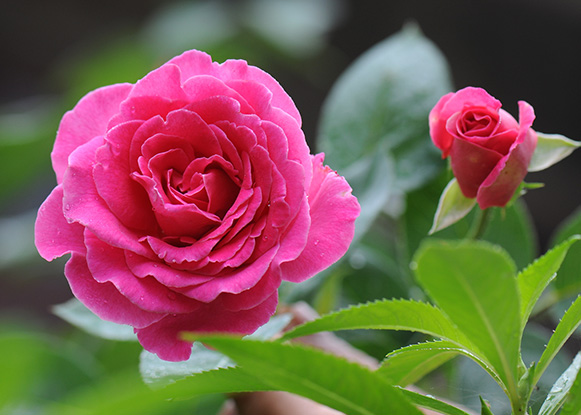
#> input picture img.jpg, 581 x 415 px
$ python python.py
#> lines starting #> are read from the running program, lines starting #| are printed output that depends on the picture; after the words box and inside, x2 and y2 are one past the last pixel; in counts of white or black regions, pixels touching at a corner belong together
import cv2


# url = '<YOUR IP ADDRESS>/video'
# cap=cv2.VideoCapture(url)


img =cv2.imread('img.jpg')
#> img is the input picture: shape (415, 581, 3); mean B, G, R 80.7, 91.6, 121.1
cv2.imshow("Original",img)
imCopy = img.copy()
gray = cv2.cvtColor(img, cv2.COLOR_BGR2GRAY)
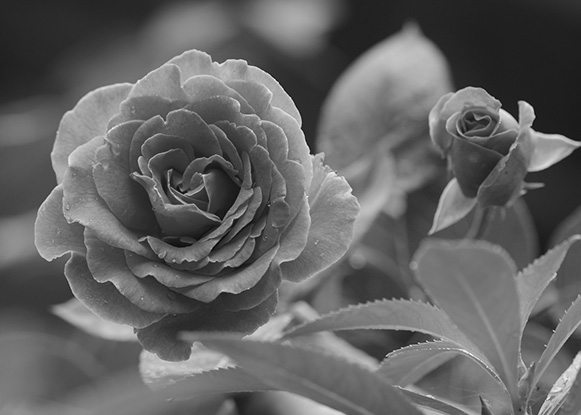
#> gray: shape (415, 581); min 7, max 253, mean 99.2
cv2.imshow("Greyscale",gray)
blur = cv2.GaussianBlur(gray, (5, 5), 0)
ret, thresh1 = cv2.threshold(
    blur, 10, 255, cv2.THRESH_TOZERO + cv2.THRESH_OTSU)
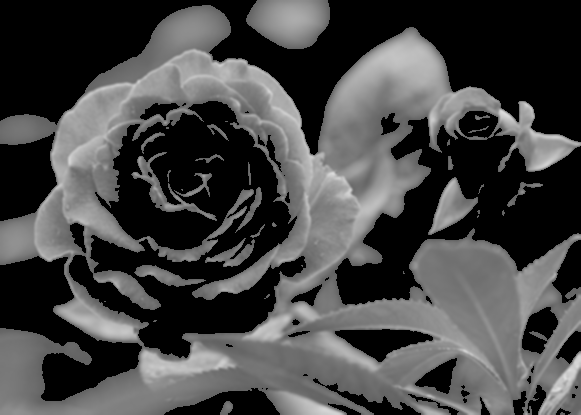
#> thresh1: shape (415, 581); min 0, max 219, mean 69.4
#> ret = 97
hand_resize = cv2.resize(thresh1, (130, 100))
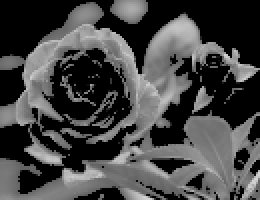
#> hand_resize: shape (100, 130) (shown 2 times larger); min 0, max 213, mean 69.4
cv2.imshow("Threshold To Zero", thresh1)

contours, hierarchy = cv2.findContours(
    thresh1, cv2.RETR_CCOMP, cv2.CHAIN_APPROX_SIMPLE)
#> contours = 69 contours, 30 with area under 20; largest, box (x1, y1, x2, y2) and area: (0, 5, 581, 415) 154544, (68, 100, 307, 359) 33194, (246, 0, 330, 49) 3140, (334, 328, 434, 363) 1777, (428, 177, 478, 235) 1240
cv2.drawContours(imCopy, contours, -1, (0, 255, 0))
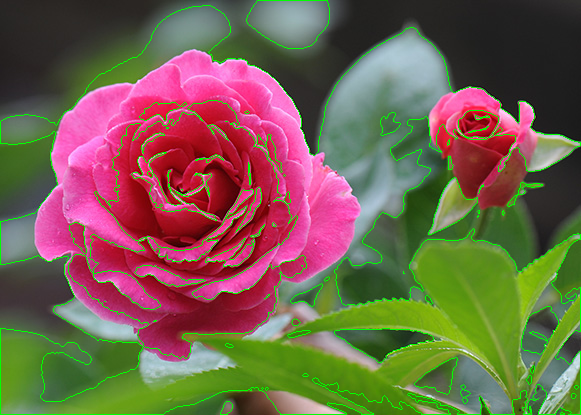
#> imCopy: shape (415, 581, 3); 3.68% of pixels changed, all inside (x1, y1, x2, y2) = (0, 0, 581, 415)
cv2.imshow('Draw Contours CComp', imCopy)

k = 0xFF & cv2.waitKey(0)
#> (key Esc is pressed here)
if k == 27:

 cv2.destroyAllWindows()
